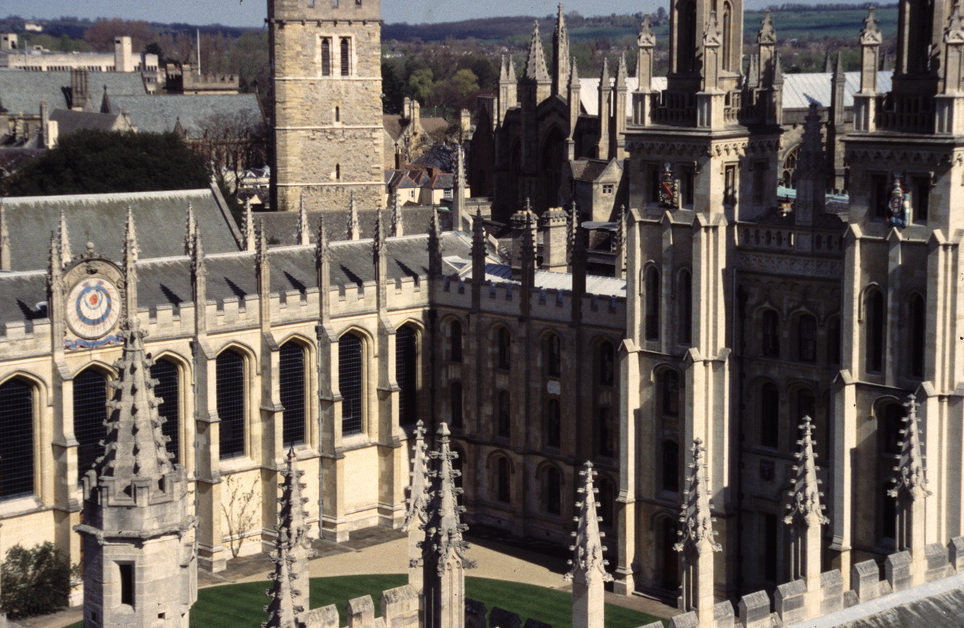
#> input picture COMP9517/Labs/lab02/House.png, 964 x 628 px
$ jupyter execute lab02.ipynb
#> lines starting #> are read from the running program, lines starting #| are printed output that depends on the picture
[cell 1]
# Q1a: Compute the SIFT features of the given image House.png

import cv2
import numpy as np
from matplotlib import pyplot as plt

# Read the image
I = cv2.imread("House.png", cv2.IMREAD_COLOR)
#> I is the input picture: shape (628, 964, 3); mean B, G, R 90.8, 98.1, 107

# Create SIFT object
sift = cv2.SIFT_create()

# Detect keypoints and compute descriptors
keypoints, descriptors = sift.detectAndCompute(I, None)
#> keypoints = 6424 keypoints; strongest (x, y, size): (961, 338, 1.9), (660, 84, 10), (255, 200, 5.4), (596, 285, 13.7)

# Draw keypoints on the image
img_with_keypoints = cv2.drawKeypoints(I, keypoints, None)
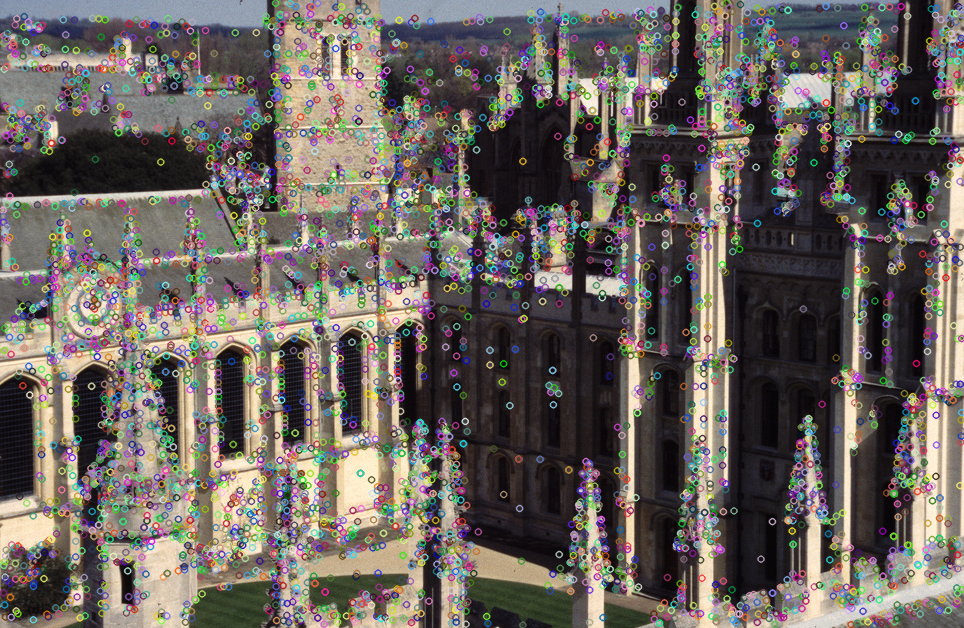
#> img_with_keypoints: shape (628, 964, 3); mean B, G, R 94.7, 100.2, 106.8

# Show the image with keypoints
plt.imshow(cv2.cvtColor(img_with_keypoints, cv2.COLOR_BGR2RGB))
plt.show()

[cell 2]
# Q1b: Compute the SIFT features of the given image House.png with reduced keypoints

import cv2
import numpy as np
from matplotlib import pyplot as plt

# Read the image
I = cv2.imread("House.png", cv2.IMREAD_COLOR)

# Create SIFT object with reduced keypoints
sift = cv2.SIFT_create()

# Get the default keypoint list
default_keypoints = sift.detect(I)
#> default_keypoints has the same summary as keypoints

# Calculate the target number of keypoints (10% of the default)
target_keypoint_count = int(len(default_keypoints) * 0.1)
#> target_keypoint_count = 642

print("Default number of keypoints: ", len(default_keypoints))
#| Default number of keypoints:  6424
print("Target number of keypoints: ", target_keypoint_count)
#| Target number of keypoints:  642

# Set the number of keypoints to target_keypoint_count
sift.setNFeatures(target_keypoint_count)

# Detect keypoints and compute descriptors
keypoints, descriptors = sift.detectAndCompute(I, None)
#> keypoints = 642 keypoints; strongest (x, y, size): (961, 338, 1.9), (660, 84, 10), (255, 200, 5.4), (596, 285, 13.7)

# Draw keypoints on the image
img_with_keypoints = cv2.drawKeypoints(I, keypoints, None)

# Show the image with keypoints
plt.imshow(cv2.cvtColor(img_with_keypoints, cv2.COLOR_BGR2RGB))
plt.show()

[cell 3]
# Q2a: Recompute the SIFT features for a noisy version of House.png.

import cv2
import numpy as np
from skimage.util import random_noise
from matplotlib import pyplot as plt

# Read the image
I = cv2.imread("House.png", cv2.IMREAD_COLOR)

# Convert the image to RGB format
I = cv2.cvtColor(I, cv2.COLOR_BGR2RGB)

# Add pepper noise to the image
noise_img = random_noise(I, mode='pepper')

# Display the noisy image
plt.imshow(noise_img)

[cell 4]
# Q2b: Recompute the SIFT features for a noisy version of House.png.

import cv2
import numpy as np
from skimage.util import random_noise
from matplotlib import pyplot as plt

# Read the image
I = cv2.imread("House.png", cv2.IMREAD_COLOR)

# Add pepper noise to the image
noise_img = random_noise(I, mode='pepper')
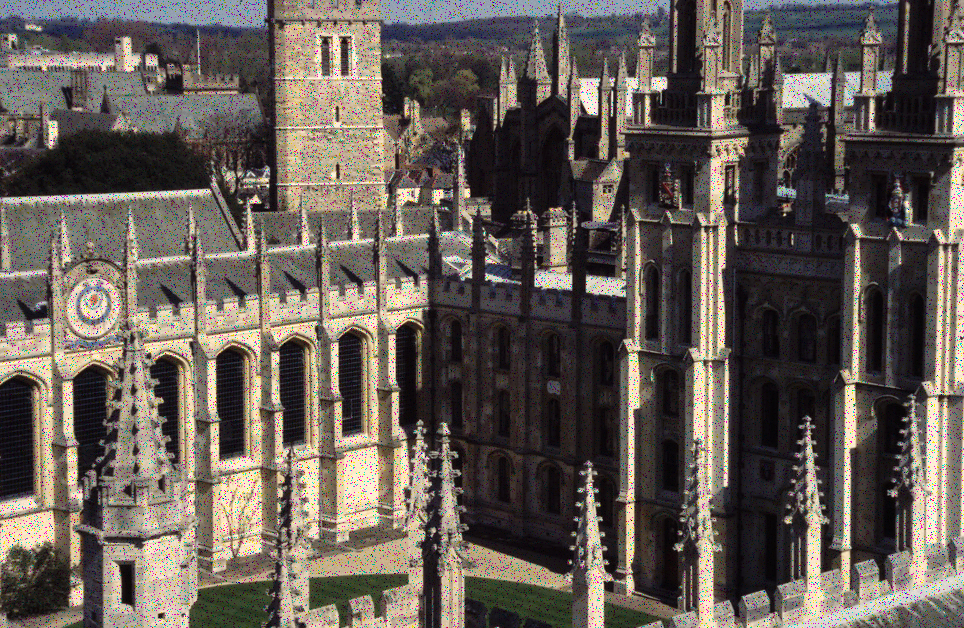
#> noise_img: shape (628, 964, 3) float64; mean B, G, R 0.338, 0.366, 0.399

noise_img = np.array(255 * noise_img, dtype='uint8')

# Create SIFT object with reduced keypoints
sift = cv2.SIFT_create()

# Get the default keypoint list
default_keypoints = sift.detect(noise_img)
#> default_keypoints = 7198 keypoints; strongest (x, y, size): (161, 616, 4), (268, 186, 2.1), (660, 84, 9.9), (570, 562, 2.2)

# Calculate the target number of keypoints (10% of the default)
target_keypoint_count = int(len(default_keypoints) * 0.1)
#> target_keypoint_count = 719

print("Default number of keypoints: ", len(default_keypoints))
#| Default number of keypoints:  7198
print("Target number of keypoints: ", target_keypoint_count)
#| Target number of keypoints:  719

# Set the number of keypoints to target_keypoint_count
sift.setNFeatures(target_keypoint_count)

# Detect keypoints and compute descriptors
keypoints, descriptors = sift.detectAndCompute(noise_img, None)
#> keypoints = 720 keypoints; strongest (x, y, size): (161, 616, 4), (268, 186, 2.1), (660, 84, 9.9), (570, 562, 2.2)

# Draw keypoints on the image
img_with_keypoints = cv2.cvtColor(I, cv2.COLOR_BGR2RGB)
cv2.drawKeypoints(img_with_keypoints, keypoints, img_with_keypoints)
#> img_with_keypoints: shape (628, 964, 3); mean R, G, B 106.7, 98.2, 91.1

# Show the image with keypoints
plt.imshow(img_with_keypoints)
plt.show()

# Q2c Inspect the keypoints visually
- Q: Are the keypoints of the noisy image roughly the same as those of the original image?
  - A: Yes, they are roughly the same.

- Q: What does this mean?
  - A: It means that the SIFT are robust to noise.

[cell 5]
# Q3a: Match and stitch two given images Scene1.png and Scene2.png.

import cv2
import numpy as np
from matplotlib import pyplot as plt

# Read the image
I1 = cv2.imread("Scene1.png", cv2.IMREAD_COLOR)
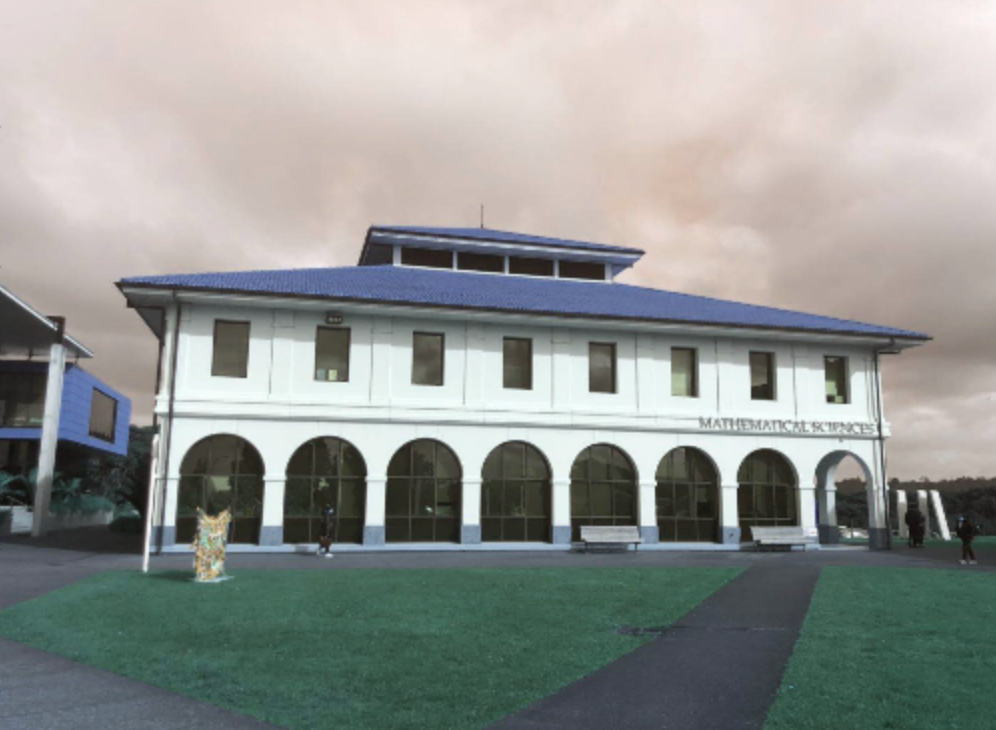
#> input picture COMP9517/Labs/lab02/Scene1.png, 996 x 730 px
#> I1 is the input picture: shape (730, 996, 3); mean B, G, R 146.6, 149.5, 146.5
I2 = cv2.imread("Scene2.png", cv2.IMREAD_COLOR)
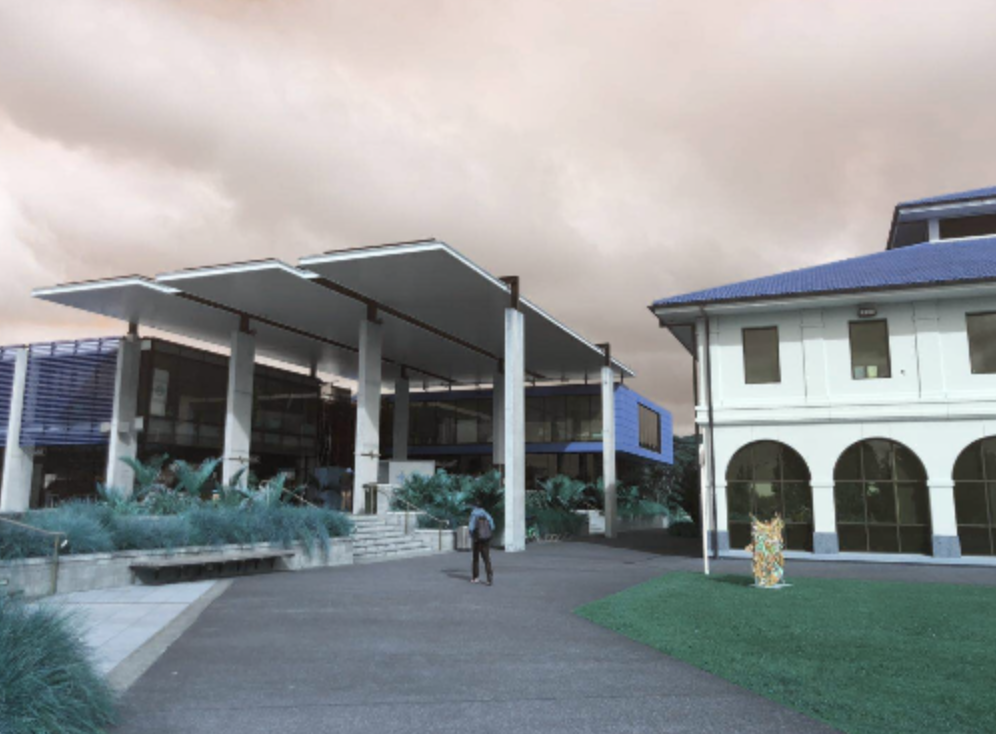
#> input picture COMP9517/Labs/lab02/Scene2.png, 996 x 734 px
#> I2 is the input picture: shape (734, 996, 3); mean B, G, R 148.7, 148, 145

def sift(I):
    # Create SIFT object
    sift = cv2.SIFT_create(nfeatures=150)

    # Detect keypoints and compute descriptors
    keypoints, descriptors = sift.detectAndCompute(I, None)
#> keypoints = 151 keypoints; strongest (x, y, size): (764, 390, 15.7), (375, 512, 16.4), (273, 512, 17.6), (730, 516, 13.8)

    return keypoints, descriptors

# Detect keypoints and compute descriptors
keypoints1, descriptors1 = sift(I1)
#> keypoints1 has the same summary as keypoints in sift
keypoints2, descriptors2 = sift(I2)
#> in sift (call 2), `keypoints, descriptors = sift.detectAndCompute(I, None)`: keypoints = 150 keypoints; strongest (x, y, size): (944, 519, 20.4), (824, 517, 18.9), (366, 434, 18.2), (305, 371, 6.3)
#> keypoints2 has the same summary as keypoints in sift

# Show the image with keypoints
img_with_keypoints1 = cv2.drawKeypoints(I1, keypoints1, None, color=(0,0,255))
img_with_keypoints2 = cv2.drawKeypoints(I2, keypoints2, None, color=(0,0,255))

# Show the image with keypoints
plt.imshow(cv2.cvtColor(img_with_keypoints1, cv2.COLOR_BGR2RGB))
plt.show()

plt.imshow(cv2.cvtColor(img_with_keypoints2, cv2.COLOR_BGR2RGB))
plt.show()
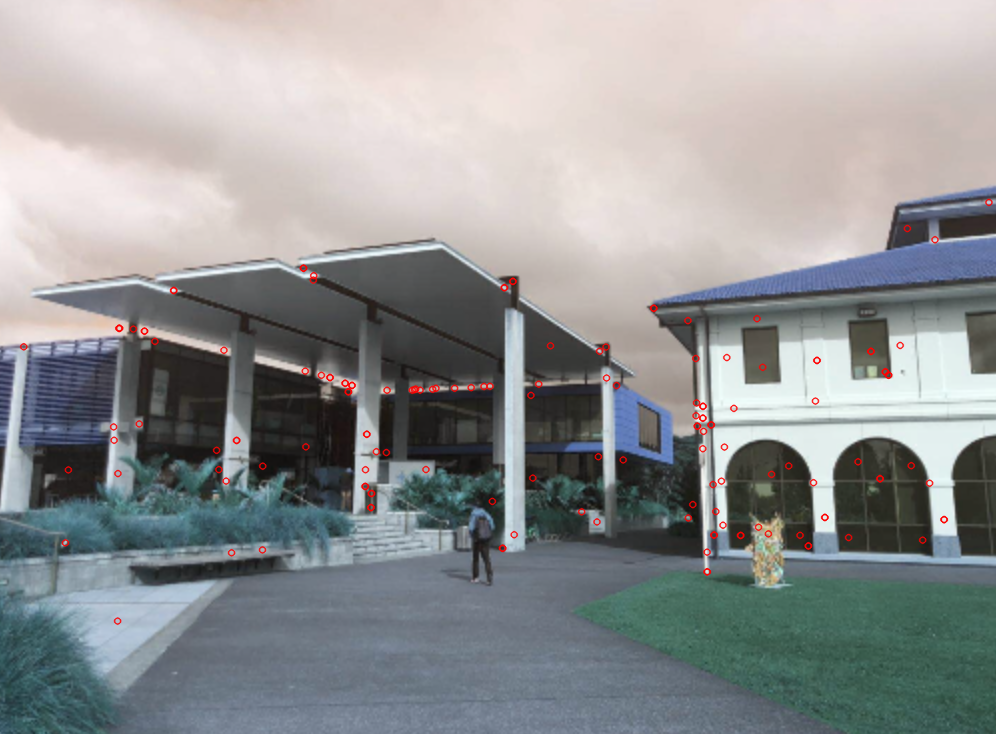
#> shown: shape (734, 996, 3); mean R, G, B 145.5, 147.4, 148.1

[cell 6]
# Q3b: Match and stitch two given images Scene1.png and Scene2.png.

import cv2
import numpy as np
from matplotlib import pyplot as plt

# Read the image
I1 = cv2.imread("Scene1.png", cv2.IMREAD_COLOR)
I2 = cv2.imread("Scene2.png", cv2.IMREAD_COLOR)

def sift(I):
    # Create SIFT object
    sift = cv2.SIFT_create(nfeatures=150)

    # Detect keypoints and compute descriptors
    keypoints, descriptors = sift.detectAndCompute(I, None)
#> keypoints = 151 keypoints; strongest (x, y, size): (764, 390, 15.7), (375, 512, 16.4), (273, 512, 17.6), (730, 516, 13.8)

    return keypoints, descriptors

# Detect keypoints and compute descriptors
keypoints1, descriptors1 = sift(I1)
keypoints2, descriptors2 = sift(I2)
#> in sift (call 2), `keypoints, descriptors = sift.detectAndCompute(I, None)`: keypoints = 150 keypoints; strongest (x, y, size): (944, 519, 20.4), (824, 517, 18.9), (366, 434, 18.2), (305, 371, 6.3)

# Create BFMatcher object
bf = cv2.BFMatcher(cv2.NORM_L2, crossCheck=True)

# Match descriptors
matches = bf.match(descriptors1, descriptors2)
#> matches = 64 matches

# Sort matches by distance
matches = sorted(matches, key=lambda x: x.distance)

# Draw top matches
img_matches = cv2.drawMatches(I1, keypoints1, I2, keypoints2, matches[:20], None, matchColor=(0, 255, 0), flags=cv2.DrawMatchesFlags_NOT_DRAW_SINGLE_POINTS)
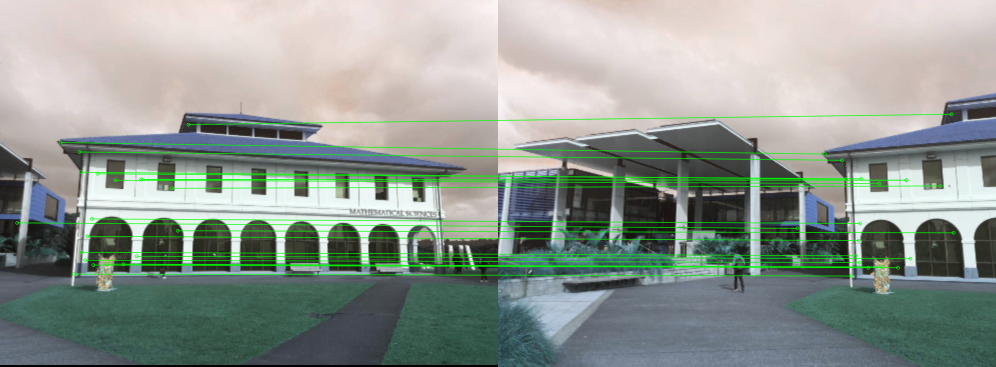
#> img_matches: shape (734, 1992, 3) (shown at 1/2 size); mean B, G, R 144, 152.1, 142.3

# Show the matches
plt.figure(figsize=(20, 10))
plt.imshow(cv2.cvtColor(img_matches, cv2.COLOR_BGR2RGB))
plt.show()

[cell 7]
# Q3c: Match and stitch two given images Scene1.png and Scene2.png.

import cv2
import numpy as np
from matplotlib import pyplot as plt

# Read the image
I1 = cv2.imread("Scene1.png", cv2.IMREAD_COLOR)
I2 = cv2.imread("Scene2.png", cv2.IMREAD_COLOR)

def sift(I):
    # Create SIFT object
    sift = cv2.SIFT_create(nfeatures=150)

    # Detect keypoints and compute descriptors
    keypoints, descriptors = sift.detectAndCompute(I, None)
#> keypoints = 151 keypoints; strongest (x, y, size): (764, 390, 15.7), (375, 512, 16.4), (273, 512, 17.6), (730, 516, 13.8)

    return keypoints, descriptors

# Detect keypoints and compute descriptors for both images
keypoints1, descriptors1 = sift(I1)
keypoints2, descriptors2 = sift(I2)
#> in sift (call 2), `keypoints, descriptors = sift.detectAndCompute(I, None)`: keypoints = 150 keypoints; strongest (x, y, size): (944, 519, 20.4), (824, 517, 18.9), (366, 434, 18.2), (305, 371, 6.3)

# Create BFMatcher object
bf = cv2.BFMatcher(cv2.NORM_L2, crossCheck=True)

# Match descriptors
matches = bf.match(descriptors1, descriptors2)

# Sort matches by distance
matches = sorted(matches, key=lambda x: x.distance)

# Select best matches
best_matches = matches[:20]
#> best_matches = 20 matches

# Get corresponding keypoints
keypoints1 = np.float32([keypoints1[m.queryIdx].pt for m in best_matches]).reshape(-1, 1, 2)
#> keypoints1 = 20 rows, first 8: [230.2, 360], [354.8, 461.1], [194.8, 347.1], [163.2, 504.1], [282.1, 358.5], [174.1, 472.3], [246.4, 528], [183.1, 437.3]
keypoints2 = np.float32([keypoints2[m.trainIdx].pt for m in best_matches]).reshape(-1, 1, 2)
#> keypoints2 = 20 rows, first 8: [762.2, 366.7], [910.8, 465.2], [726.3, 357], [715.3, 511.1], [816.5, 359.9], [721, 480.6], [799.6, 534.8], [724, 446.6]

# Use RANSAC algorithm to estimate the mapping
M, mask = cv2.findHomography(keypoints1, keypoints2, cv2.RANSAC)
#> M = [[0.438, 0.09, 527.1], [-0.293, 0.853, 77.99], [-0.000554, -1.75e-05, 1]]; mask = 20 values, max 1 at index 0, min 0 at index 1, mean 0.9

# Get height and width of both images
h1, w1 = I1.shape[:2]
#> h1 = 730; w1 = 996
h2, w2 = I2.shape[:2]
#> h2 = 734; w2 = 996

# Transform the corners of the second image to get the size of the stitched image
pt = cv2.perspectiveTransform(keypoints2, M)
#> pt = 20 rows, first 8: [1564.3, 293], [1985.7, 426.5], [1483.3, 286.9], [1490, 511.5], [1693.7, 269.1], [1496, 467.1], [1689.4, 547.4], [1495.8, 417.3]
max_h = max(int(pt[:,:,1].max()), h1, h2)
#> max_h = 734
max_w = max(int(pt[:,:,0].max()), w1, w2)
#> max_w = 1985

# Warp the first image to the second image using the estimated mapping
warped_img = cv2.warpPerspective(I1, M, (max_w, max_h))

# Overlay the second image on top of the first image
warped_img[0:h2, 0:w2] = I2
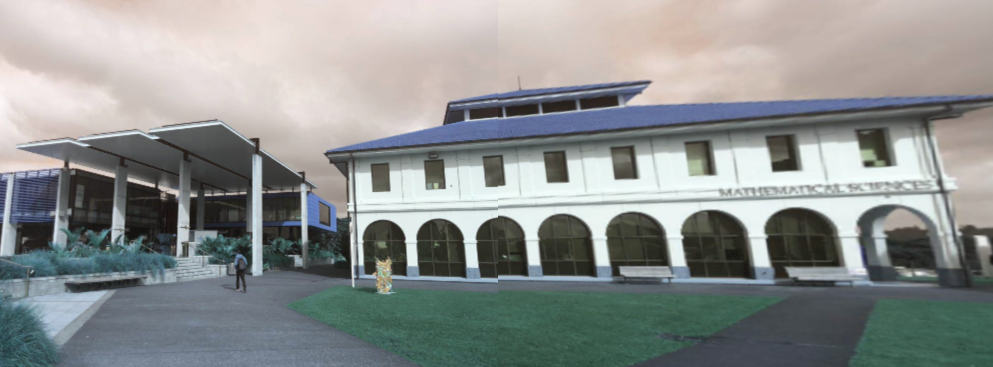
#> warped_img: shape (734, 1985, 3) (shown at 1/2 size); mean B, G, R 143.1, 144.2, 140.8

# Show the stitched image
plt.figure(figsize=(20, 10))
plt.imshow(cv2.cvtColor(warped_img, cv2.COLOR_BGR2RGB))
plt.show()
